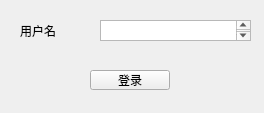
<?xml version="1.0" encoding="UTF-8"?>
<ui version="4.0">
 <class>LoginWidget</class>
 <widget class="QWidget" name="LoginWidget">
  <property name="geometry">
   <rect>
    <x>0</x>
    <y>0</y>
    <width>264</width>
    <height>113</height>
   </rect>
  </property>
  <property name="windowTitle">
   <string>Form</string>
  </property>
  <widget class="QLabel" name="label">
   <property name="geometry">
    <rect>
     <x>20</x>
     <y>20</y>
     <width>71</width>
     <height>21</height>
    </rect>
   </property>
   <property name="text">
    <string>用户名</string>
   </property>
  </widget>
  <widget class="QTextEdit" name="textEdit">
   <property name="geometry">
    <rect>
     <x>100</x>
     <y>20</y>
     <width>151</width>
     <height>21</height>
    </rect>
   </property>
  </widget>
  <widget class="QPushButton" name="pushButton">
   <property name="geometry">
    <rect>
     <x>90</x>
     <y>70</y>
     <width>80</width>
     <height>20</height>
    </rect>
   </property>
   <property name="text">
    <string>登录</string>
   </property>
  </widget>
 </widget>
 <resources/>
 <connections/>
</ui>
